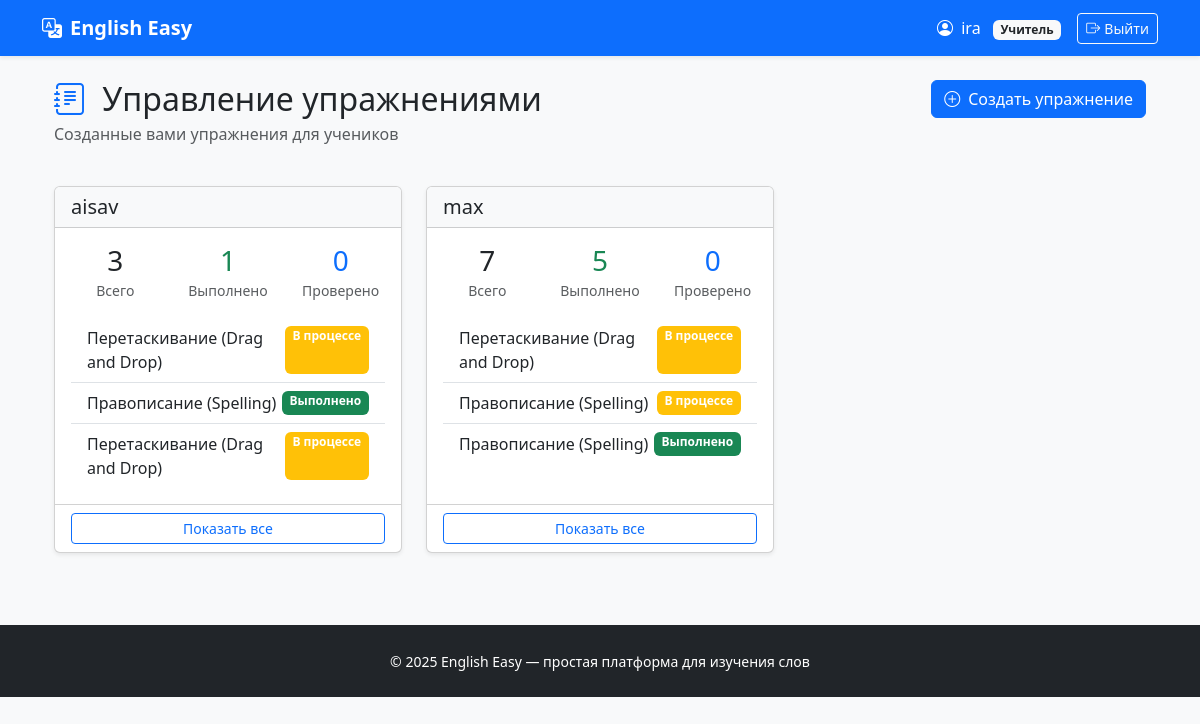
/exercises/teacher/ (signed in), run on the app's committed database.
### users/models.py (models this page shows, shortened)
class User(AbstractUser):
    ROLE_CHOICES = (
        ('teacher', 'Учитель'),
        ('student', 'Ученик'),
    )
    role = models.CharField(max_length=10, choices=ROLE_CHOICES, default='student')
    def is_teacher(self):
        return self.role == 'teacher'

### exercises/models.py (models this page shows, shortened)
class Exercise(models.Model):
    ASSIGNMENT_TYPE_CHOICES = [
        ('homework', 'Домашняя работа'),
        ('classwork', 'Работа на уроке'),
        ('test', 'Контрольная работа'),
    ]
    STATUS_CHOICES = [
        ('not_started', 'Не начато'),
        ('in_progress', 'В процессе'),
        ('completed', 'Выполнено'),
        ('graded', 'Проверено'),
    ]
    description = models.TextField('Описание', blank=True)
    student = models.ForeignKey(
        settings.AUTH_USER_MODEL,
        on_delete=models.CASCADE,
        related_name='exercises',
        limit_choices_to={'role': 'student'},
        verbose_name='Ученик'
    )
    teacher = models.ForeignKey(
        settings.AUTH_USER_MODEL,
        on_delete=models.CASCADE,
        related_name='created_exercises',
        limit_choices_to={'role': 'teacher'},
        verbose_name='Учитель'
    )
    assignment_type = models.CharField(
        'Тип задания',
        max_length=20,
        choices=ASSIGNMENT_TYPE_CHOICES,
        default='homework'
    )
    status = models.CharField(
        'Статус',
        max_length=20,
        choices=STATUS_CHOICES,
        default='not_started'
    )
    attempts = models.IntegerField('Количество попыток', default=0)
    created_at = models.DateTimeField('Создано', auto_now_add=True)
    updated_at = models.DateTimeField('Обновлено', auto_now=True)
    due_date = models.DateTimeField('Срок выполнения', null=True, blank=True)
    completed_at = models.DateTimeField('Завершено', null=True, blank=True)
    teacher_comment = models.TextField('Комментарий учителя', blank=True)
    exercise_type = models.CharField('Тип упражнения', max_length=50, default='spelling_drag_drop')
    class Meta:
        verbose_name = 'Упражнение'
        verbose_name_plural = 'Упражнения'
        ordering = ['-created_at']
    def get_exercise_type_display(self):
        if self.exercise_type == 'spelling_drag_drop':
            try:
                return self.spellingdragdropexercise.get_type_display()
            except SpellingDragDropExercise.DoesNotExist:
                return 'Spelling/Drag & Drop'
        elif self.exercise_type == 'letter_soup':
            return 'Буквенный суп'
        else:
            return self.exercise_type

class SpellingDragDropExercise(models.Model):
    EXERCISE_TYPE_CHOICES = [
        ('spelling', 'Правописание (Spelling)'),
        ('drag_and_drop', 'Перетаскивание (Drag and Drop)'),
    ]
    exercise = models.OneToOneField(
        Exercise,
        on_delete=models.CASCADE,
        related_name='spellingdragdropexercise',
        primary_key=True
    )
    type = models.CharField(
        'Тип упражнения',
        max_length=20,
        choices=EXERCISE_TYPE_CHOICES,
        default='spelling'
    )
    pairs = models.JSONField('Пары слов', default=list)
    shuffle_letters = models.BooleanField('Перемешивать буквы', default=True)
    show_hints = models.BooleanField('Показывать подсказки', default=True)
    class Meta:
        verbose_name = 'Spelling/Drag & Drop упражнение'
        verbose_name_plural = 'Spelling/Drag & Drop упражнения'

### exercises/views.py (the view)
# urls.py: path('teacher/', views.teacher_exercises_list, name='teacher_exercises'),
@login_required
def teacher_exercises_list(request, student_id=None):
    if not request.user.is_teacher():
        return redirect('dashboard:home')
    exercises = Exercise.objects.filter(teacher=request.user)
    if student_id:
        student = get_object_or_404(User, id=student_id, role='student')
        exercises = exercises.filter(student=student)
    else:
        student = None
    students_with_exercises = []
    if not student_id:
        students = User.objects.filter(
            role='student',
            exercises__teacher=request.user
        ).distinct()
        for s in students:
            student_exercises = exercises.filter(student=s)
            students_with_exercises.append({
                'student': s,
                'exercises': student_exercises,
                'count': student_exercises.count(),
                'completed': student_exercises.filter(status='completed').count(),
                'graded': student_exercises.filter(status='graded').count(),
            })
    return render(request, 'exercises/list.html', {
        'exercises': exercises,
        'student': student,
        'students_with_exercises': students_with_exercises,
        'show_student_column': not student_id,
    })

### exercises/templates/exercises/list.html (shortened to what this page needs)
{% extends 'base.html' %}
{% block content %}
    <div class="container-fluid">
        <div class="row mb-4">
            <div class="col">
                <h1 class="h2 mb-1">
                    <i class="bi bi-journal-text text-primary me-2"></i>
                    Управление упражнениями
                </h1>
                <p class="text-muted">Созданные вами упражнения для учеников</p>
            </div>
            <div class="col-auto">
                <a href="{% url 'exercises:create_exercise' %}" class="btn btn-primary">
                    <i class="bi bi-plus-circle me-2"></i>Создать упражнение
                </a>
            </div>
        </div>
        {% if students_with_exercises %}
            <div class="row">
                {% for item in students_with_exercises %}
                    <div class="col-md-6 col-lg-4 mb-4">
                        <div class="card h-100 shadow-sm">
                            <div class="card-header bg-light">
                                <h5 class="mb-0">{{ item.student.get_full_name|default:item.student.username }}</h5>
                            </div>
                            <div class="card-body">
                                <div class="mb-3">
                                    <div class="row text-center">
                                        <div class="col-4">
                                            <div class="h3 mb-0">{{ item.count }}</div>
                                            <small class="text-muted">Всего</small>
                                        </div>
                                        <div class="col-4">
                                            <div class="h3 mb-0 text-success">{{ item.completed }}</div>
                                            <small class="text-muted">Выполнено</small>
                                        </div>
                                        <div class="col-4">
                                            <div class="h3 mb-0 text-primary">{{ item.graded }}</div>
                                            <small class="text-muted">Проверено</small>
                                        </div>
                                    </div>
                                </div>
                                {% if item.exercises %}
                                    <div class="list-group list-group-flush">
                                        {% for exercise in item.exercises|slice:":3" %}
                                            <a href="{% url 'exercises:exercise_detail' exercise.id %}"
                                               class="list-group-item list-group-item-action">
                                                <div class="d-flex justify-content-between">
                                                    <span>{{ exercise.get_exercise_type_display }}</span>
                                                    <span class="badge bg-{{ exercise.status }}">
                                                    {{ exercise.get_status_display }}
                                                </span>
                                                </div>
                                            </a>
                                        {% endfor %}
                                    </div>
                                {% else %}
                                    <p class="text-muted text-center py-3">Нет упражнений</p>
                                {% endif %}
                            </div>
                            <div class="card-footer bg-transparent">
                                <a href="{% url 'exercises:teacher_exercises_for_student' item.student.id %}"
                                   class="btn btn-sm btn-outline-primary w-100">
                                    Показать все
                                </a>
                            </div>
                        </div>
                    </div>
                {% endfor %}
            </div>
        {% endif %}
    </div>
{% endblock %}

### templates/base.html (shortened to what this page needs)
<!DOCTYPE html>
<html lang="ru">
<head>
    <link href="https://cdn.jsdelivr.net/npm/bootstrap@5.3.3/dist/css/bootstrap.min.css" rel="stylesheet">
    <link href="https://cdn.jsdelivr.net/npm/bootstrap-icons@1.11.0/font/bootstrap-icons.css" rel="stylesheet">
</head>
<body>
<nav class="navbar navbar-expand-lg navbar-dark bg-primary shadow-sm">
    <div class="container">
        <a class="navbar-brand fw-bold" href="{% url 'users:home' %}">
            <i class="bi bi-translate me-2"></i>English Easy
        </a>
        <div class="navbar-nav ms-auto align-items-center">
            {% if user.is_authenticated %}
                <span class="text-white me-3">
                    <i class="bi bi-person-circle me-1"></i>
                    {{ user.username }}
                    {% if user.is_teacher %}
                        <span class="badge bg-light text-dark ms-2">Учитель</span>
                    {% else %}
                        <span class="badge bg-success text-white ms-2">Ученик</span>
                    {% endif %}
                </span>
                <form method="post" action="{% url 'users:logout' %}" class="d-inline">
                    <button type="submit" class="btn btn-outline-light btn-sm">
                        <i class="bi bi-box-arrow-right me-1"></i>Выйти
                    </button>
                </form>
            {% else %}
                <a href="{% url 'users:home' %}#login" class="btn btn-outline-light btn-sm">
                    <i class="bi bi-box-arrow-in-right me-1"></i>Вход
                </a>
            {% endif %}
        </div>
    </div>
</nav>
<main class="container mt-4 mb-5">
    {% block content %}
    {% endblock %}
</main>
<footer class="bg-dark text-white py-4 mt-auto">
    <div class="container text-center">
        <small>© 2025 English Easy — простая платформа для изучения слов</small>
    </div>
</footer>
</body>
</html>

### templates/base.html (style rules this page uses)
body { background: #f8f9fa; }
.navbar-brand { font-weight: 800; }

### exercises/templates/exercises/list.html (style rules this page uses)
.bg-in_progress { background-color: #ffc107; }
.bg-completed { background-color: #198754; }

### data on the page
User: username "ira"
User: student.get_full_name "aisav", count "3", completed "1", graded "0"
Exercise: exercise_type "Перетаскивание (Drag and Drop)", status "В процессе"
Exercise: exercise_type "Правописание (Spelling)", status "Выполнено"
Exercise: exercise_type "Перетаскивание (Drag and Drop)", status "В процессе"
User: student.get_full_name "max", count "7", completed "5", graded "0"
Exercise: exercise_type "Перетаскивание (Drag and Drop)", status "В процессе"
Exercise: exercise_type "Правописание (Spelling)", status "В процессе"
Exercise: exercise_type "Правописание (Spelling)", status "Выполнено"
